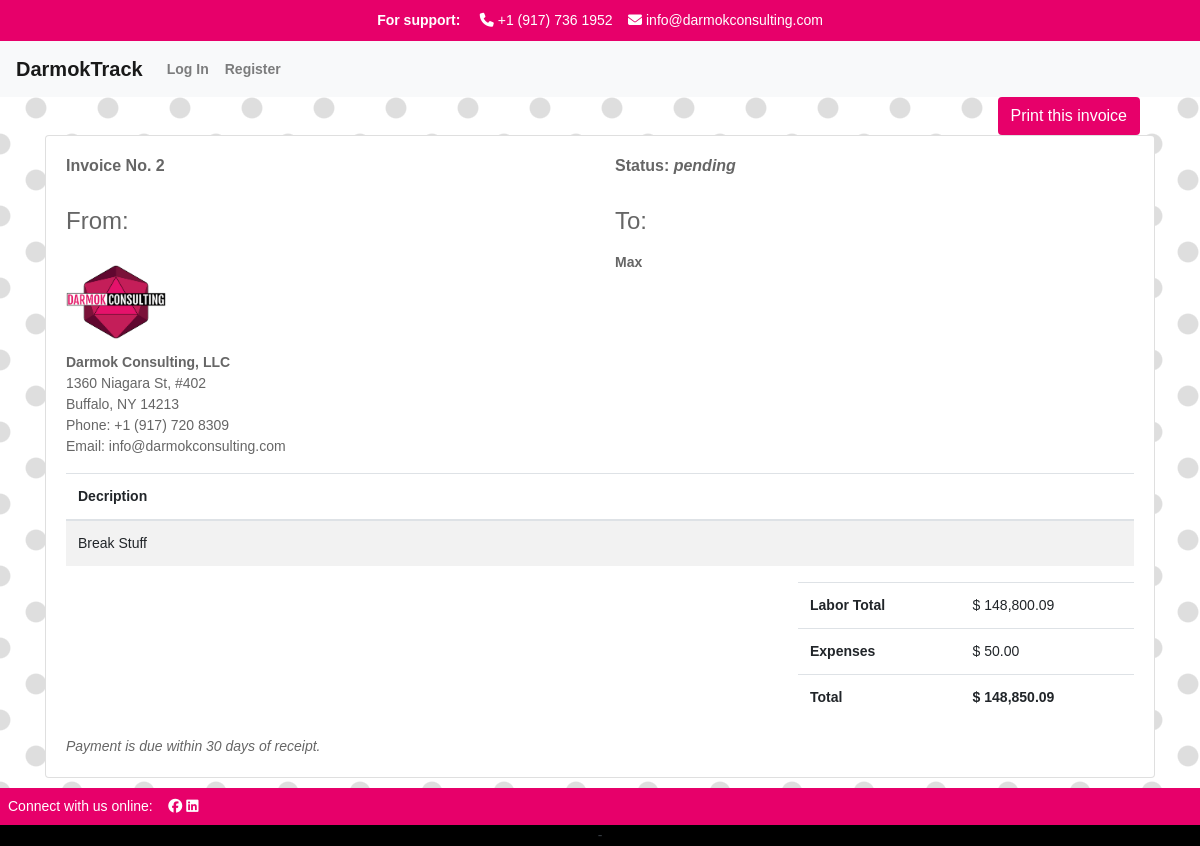
/invoice/2, run on the app's committed database.
### apps/track/models.py (models this page shows, shortened)
class Project(models.Model):
    PENDING = 'pending'
    PAID = 'paid'
    CREDIT_MEMO = 'credit_memo'
    CHOICES_STATUS = {
        (PENDING, 'pending'),
        (PAID, 'paid'),
        (CREDIT_MEMO, 'credit_memo'),
    }
    project_manager = models.ForeignKey(User, related_name='project_manager', on_delete=models.CASCADE)
    name = models.CharField("Project Name", max_length=250)
    start = models.DateTimeField(auto_now_add=True)
    customer = models.CharField(max_length=250)
    budget_hours = models.IntegerField(default=0)
    budget_dollars = models.DecimalField(max_digits=10, decimal_places=2, default=0.00)
    is_active = models.BooleanField("Active", default=True)
    projects = models.ForeignKey(User, blank=True, related_name="project_list", on_delete=models.CASCADE)
    time_models = models.ManyToManyField(TimeModel, related_name='projects')
    invoice_status = models.CharField(max_length=25, choices=CHOICES_STATUS, default=PENDING)
    class Meta:
        ordering = ['-start']
    def get_elapsed_time(self):
        elapsed_time = self.timemodel_set.all().aggregate(Sum('elapsed_time'))
        if elapsed_time['elapsed_time__sum'] is None:
            return 0
        elapsed_time_seconds = elapsed_time['elapsed_time__sum']
        elapsed_time_timedelta = timedelta(seconds=elapsed_time_seconds)
        elapsed_time_hours = elapsed_time_timedelta / timedelta(hours=1)
        return elapsed_time_hours

### apps/track/views.py (the view)
# urls.py: path("invoice/<int:project_id>", views.invoice, name="invoice"),
def invoice(request, project_id):
    projects = Project.objects.filter(id=project_id)
    project = Project.objects.get(id=project_id)
    elapsed_time = project.get_elapsed_time()
    expenses = Expense.objects.filter(project=project)
    total_expenses = sum([expense.amount for expense in expenses])
    elapsed_time = Decimal(elapsed_time)
    project_total = elapsed_time * 200 + total_expenses
    return render(request, "track/invoice.html", {
        "projects": projects,
        "elapsed_time": elapsed_time,
        "expenses": expenses,
        "total_expenses": total_expenses,
        "project_total": project_total,
        })

### apps/track/templates/track/invoice.html (shortened to what this page needs)
{% extends "track/layout.html" %}
{% load static %}
{% load humanize %}
{% load mathfilters %}
{% block body %}
    {% for project in projects %}
    <div class="container">
        <div class="col-md-12 text-right">
            <button class="btn btn-darmok" onclick="window.print()">Print this invoice</button>
        </div>
        <div class="card">
            <div class="card-body">
                <div class="row mb-3">
                    <div class="col-sm-6">
                        <h6 class="mb-3"><strong>Invoice No. {{ project.id }}</strong></h6>
                    </div>
                    <div class="col-sm-6">
                        <h6 class="mb-3"><strong>Status: <em>{{ project.invoice_status }}</em></strong></h6>
                    </div>
                </div>
                <div class="row mb-3">
                    <div class="col-sm-6">
                        <h4 class="mb-3">From:</h4>
                        <img class="sm-img" src="{% static '/images/sm logo.png' %}" alt="logo">
                        <div>
                            <strong>Darmok Consulting, LLC</strong>
                        </div>
                        <div>1360 Niagara St, #402</div>
                        <div>Buffalo, NY 14213</div>
                        <div>Phone: +1 (917) 720 8309</div>
                        <div>Email: info@darmokconsulting.com</div>
                    </div>
                    <div class="col-sm-6">
                        <h4 class="mb-3">To:</h4>
                        <div>
                            <strong>{{ project.customer }}</strong>
                        </div>
                    </div>
                </div>
                <div class="table-responsible-sm">
                    <table class="table table-striped">
                        <thead>
                            <tr>
                                <th scope="col">Decription</th>
                            </tr>
                        </thead>
                        <tbody>
                            {% if tasks_complete %}
                            <tr>
                                <td>{{ task.description }}</td>
                            {% else %}
                                <td>{{ project.name }}</td>
                            {% endif %}
                        </tbody>
                    </table>
                </div>
                <div class="row">
                    <div class="col-lg-4 col-sm-5">
                    </div>
                    <div class="col-lg-4 col-sm-5 ml-auto">
                        <table class="table table-clear">
                            <tbody>
                                <tr>
                                    <td class="left">
                                        <strong>Labor Total</strong>
                                    </td>
                                    <td class="right">
                                        $ {{ elapsed_time|mul:200|floatformat:2|intcomma }}
                                    </td>
                                </tr>
                                <tr>
                                    <td class="left">
                                        <strong>Expenses</strong>
                                    </td>
                                    <td class="right">
                                        $ {{ total_expenses|floatformat:2|intcomma }}
                                    </td>
                                </tr>
                                <tr>
                                    <td class="left">
                                        <strong>Total</strong>
                                    </td>
                                    <td class="right">
                                        <strong>$ {{ project_total|floatformat:2|intcomma }}
                                        </strong>
                                    </td>
                                </tr>
                            </tbody>
                        </table>
                    </div>
                </div>
                <em>Payment is due within 30 days of receipt.</em>
            </div>
        </div>
    </div>
{% endfor %}
{% endblock %}

### apps/track/static/styles.css (style rules this page uses)
body { font-family: Helvetica, Arial, Lucida, sans-serif; font-size: 14px; color: #666; background-image: radial-gradient(rgb(222, 222, 222) 19.2%, transparent 21.6%), radial-gradient(rgb(222, 222, 222) 19.2%, transparent 21.6%); background-position: 0px 0px, 36px 36px; background-size: 72px 72px; background-color: rgb(255, 255, 255); }
img { height: auto; max-width: 100%; }
.btn-darmok { color: white !important; background-color: #e7006a !important; }
.card { margin: 0 auto; float: none; margin-bottom: 10px; }
.sm-img { width: 100px; }

### data on the page
Project: id "2", invoice_status "pending", customer "Max", name "Break Stuff", elapsed_time "148,800.09", budget_hours "50.00", project_total "148,850.09"
